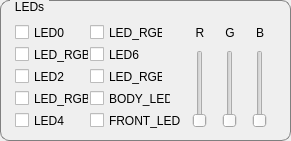
   <widget class="QGroupBox" name="groupBox_6">
    <property name="geometry">
     <rect>
      <x>340</x>
      <y>10</y>
      <width>291</width>
      <height>141</height>
     </rect>
    </property>
    <property name="styleSheet">
     <string notr="true">QGroupBox {
	border: 1px solid gray;
	border-radius: 9px;
	margin-top: 0.5em;
}

QGroupBox::title {
    subcontrol-origin: margin;
    left: 10px;
    padding: 0 3px 0 3px;
}
</string>
    </property>
    <property name="title">
     <string>LEDs</string>
    </property>
    <widget class="QCheckBox" name="checkLed5">
     <property name="geometry">
      <rect>
       <x>90</x>
       <y>22</y>
       <width>73</width>
       <height>21</height>
      </rect>
     </property>
     <property name="text">
      <string>LED_RGB5</string>
     </property>
    </widget>
    <widget class="QCheckBox" name="checkLed6">
     <property name="geometry">
      <rect>
       <x>90</x>
       <y>44</y>
       <width>73</width>
       <height>21</height>
      </rect>
     </property>
     <property name="text">
      <string>LED6</string>
     </property>
    </widget>
    <widget class="QCheckBox" name="checkLed2">
     <property name="geometry">
      <rect>
       <x>15</x>
       <y>66</y>
       <width>74</width>
       <height>21</height>
      </rect>
     </property>
     <property name="text">
      <string>LED2</string>
     </property>
    </widget>
    <widget class="QCheckBox" name="checkLed0">
     <property name="geometry">
      <rect>
       <x>15</x>
       <y>22</y>
       <width>74</width>
       <height>21</height>
      </rect>
     </property>
     <property name="text">
      <string>LED0</string>
     </property>
    </widget>
    <widget class="QCheckBox" name="checkLed8">
     <property name="geometry">
      <rect>
       <x>90</x>
       <y>88</y>
       <width>81</width>
       <height>21</height>
      </rect>
     </property>
     <property name="text">
      <string>BODY_LED8</string>
     </property>
    </widget>
    <widget class="QCheckBox" name="checkLed3">
     <property name="geometry">
      <rect>
       <x>15</x>
       <y>88</y>
       <width>74</width>
       <height>21</height>
      </rect>
     </property>
     <property name="text">
      <string>LED_RGB3</string>
     </property>
    </widget>
    <widget class="QCheckBox" name="checkLed1">
     <property name="geometry">
      <rect>
       <x>15</x>
       <y>44</y>
       <width>74</width>
       <height>21</height>
      </rect>
     </property>
     <property name="text">
      <string>LED_RGB1</string>
     </property>
    </widget>
    <widget class="QCheckBox" name="checkLed9">
     <property name="geometry">
      <rect>
       <x>90</x>
       <y>110</y>
       <width>91</width>
       <height>21</height>
      </rect>
     </property>
     <property name="text">
      <string>FRONT_LED9</string>
     </property>
    </widget>
    <widget class="QCheckBox" name="checkLed7">
     <property name="geometry">
      <rect>
       <x>90</x>
       <y>66</y>
       <width>73</width>
       <height>21</height>
      </rect>
     </property>
     <property name="text">
      <string>LED_RGB7</string>
     </property>
    </widget>
    <widget class="QCheckBox" name="checkLed4">
     <property name="geometry">
      <rect>
       <x>15</x>
       <y>110</y>
       <width>74</width>
       <height>21</height>
      </rect>
     </property>
     <property name="text">
      <string>LED4</string>
     </property>
    </widget>
    <widget class="QSlider" name="slideRed">
     <property name="geometry">
      <rect>
       <x>190</x>
       <y>50</y>
       <width>20</width>
       <height>78</height>
      </rect>
     </property>
     <property name="maximum">
      <number>100</number>
     </property>
     <property name="orientation">
      <enum>Qt::Vertical</enum>
     </property>
    </widget>
    <widget class="QSlider" name="slideBlue">
     <property name="geometry">
      <rect>
       <x>250</x>
       <y>50</y>
       <width>20</width>
       <height>78</height>
      </rect>
     </property>
     <property name="maximum">
      <number>100</number>
     </property>
     <property name="orientation">
      <enum>Qt::Vertical</enum>
     </property>
    </widget>
    <widget class="QSlider" name="slideGreen">
     <property name="geometry">
      <rect>
       <x>220</x>
       <y>50</y>
       <width>20</width>
       <height>78</height>
      </rect>
     </property>
     <property name="maximum">
      <number>100</number>
     </property>
     <property name="orientation">
      <enum>Qt::Vertical</enum>
     </property>
    </widget>
    <widget class="QLabel" name="lblRed">
     <property name="geometry">
      <rect>
       <x>190</x>
       <y>24</y>
       <width>20</width>
       <height>17</height>
      </rect>
     </property>
     <property name="text">
      <string>R</string>
     </property>
     <property name="alignment">
      <set>Qt::AlignCenter</set>
     </property>
    </widget>
    <widget class="QLabel" name="lblGreen">
     <property name="geometry">
      <rect>
       <x>220</x>
       <y>24</y>
       <width>20</width>
       <height>17</height>
      </rect>
     </property>
     <property name="text">
      <string>G</string>
     </property>
     <property name="alignment">
      <set>Qt::AlignCenter</set>
     </property>
    </widget>
    <widget class="QLabel" name="lblBlue">
     <property name="geometry">
      <rect>
       <x>250</x>
       <y>24</y>
       <width>20</width>
       <height>17</height>
      </rect>
     </property>
     <property name="text">
      <string>B</string>
     </property>
     <property name="alignment">
      <set>Qt::AlignCenter</set>
     </property>
    </widget>
   </widget>
